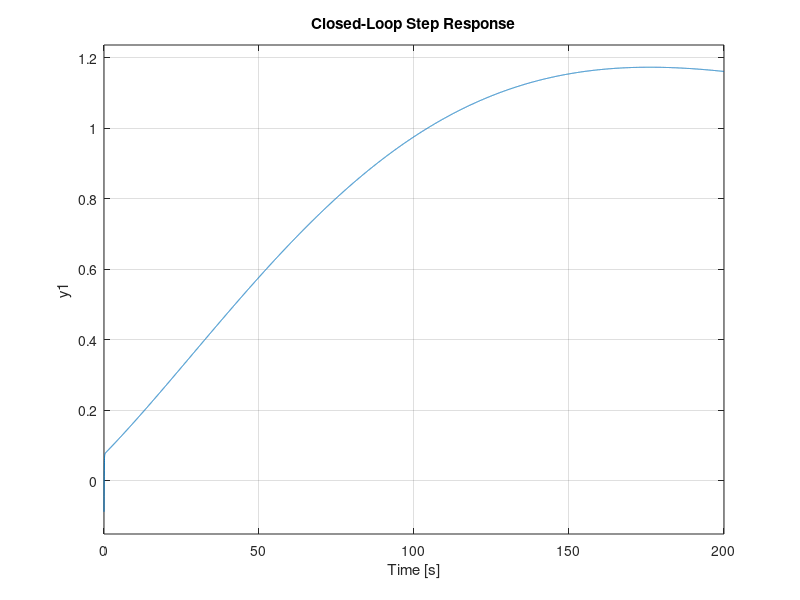

Source code (MATLAB): (Note: this script raises an error after producing the figure.)
% 1. Corrected Plant and Dead Time
numerator = [0.1179];
denominator = [1 0.0076]; 
DeadNum = [-0.0725 1];
DeadDen = [0.0725 1]; % Corrected to +1

G11 = tf(numerator, denominator);
DeadTime = tf(DeadNum, DeadDen);
G11_Final = G11 * DeadTime;

% 2. Define the PID Controller
Kp = 0.09474;
Ki = 0.00257;
Kd = 0.6904;

% MATLAB's built-in PID object handles the (Kd*s^2 + Kp*s + Ki)/s structure
C = pid(Kp, Ki, Kd); 

% 3. Create the Open-Loop and Closed-Loop Systems
L = C * G11_Final;       % Open-loop (for checking Phase Margin)
T = feedback(L, 1);      % Closed-loop (for checking Rise Time and Overshoot)

% 4. Verify Transient Response (Time Domain)
figure(1);
step(T);
title('Closed-Loop Step Response');
grid on;

% Extract exact performance metrics directly to the command window
disp('--- Step Response Specifications ---');
metrics = stepinfo(T)

% 5. Verify Frequency Response Margins (Bode Plot)
figure(2);
margin(L); % This draws the Bode plot and displays the Phase Margin
